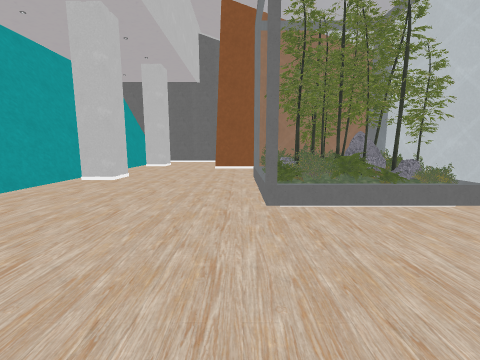
View 1 (above)

16 first-person views from a walk through a scene from a Unity 3-D project. The camera is 1.2 m above the floor, tilts 8° down and sees 90° across. The floor is counted in squares, 1 m on a side. Each view is taken from the middle of a square. On the plan, view 1 faces up. The plan holds only what a view shows up to about 12 squares ahead; the rest is blank. The place goes on beyond the plan. The player is left out. Some surface patterns are stand-ins.

View 2
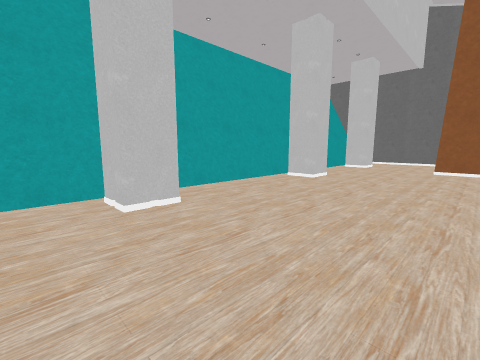

View 3
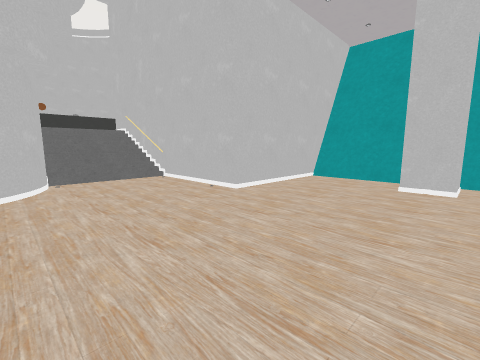

View 4
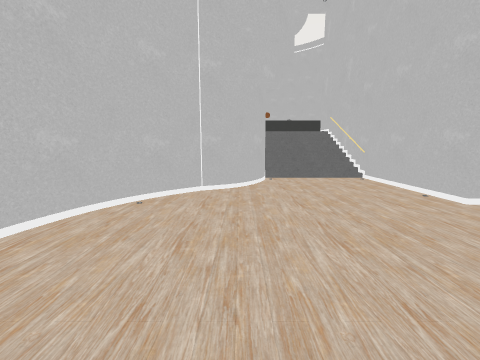

View 5
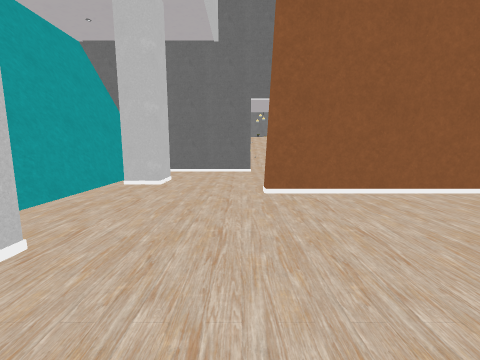

View 6
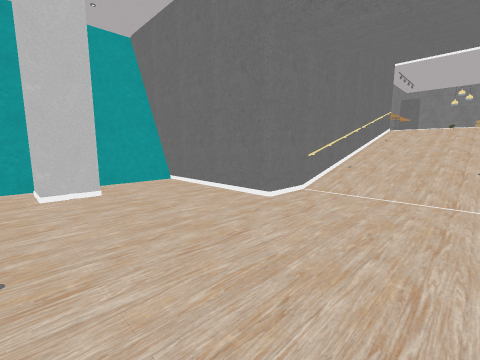

View 7
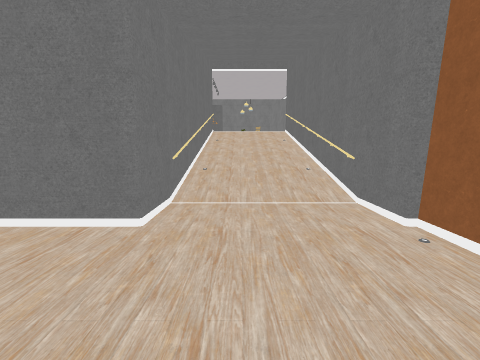

View 8
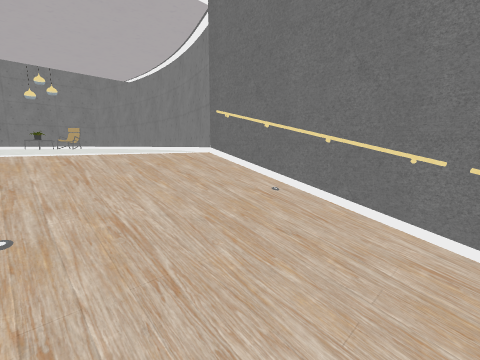

View 9
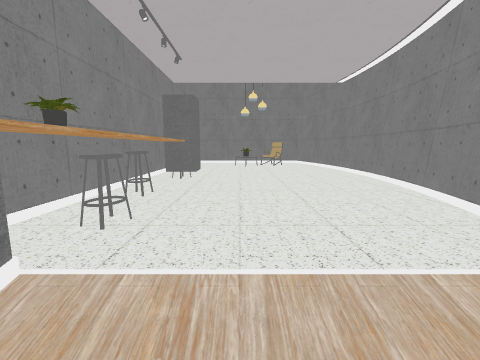

View 10
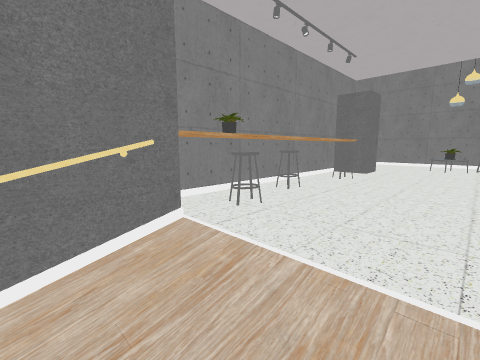

View 11
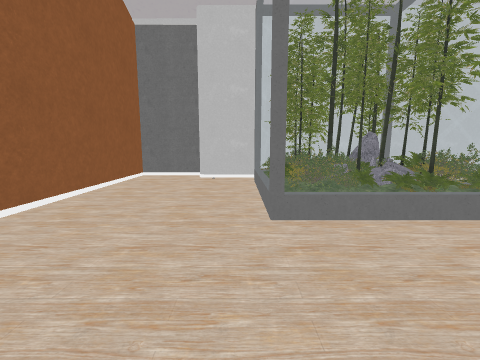

View 12
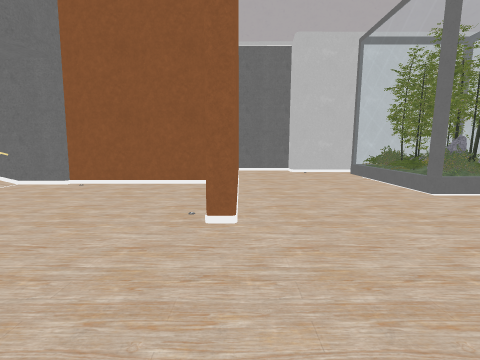

View 13
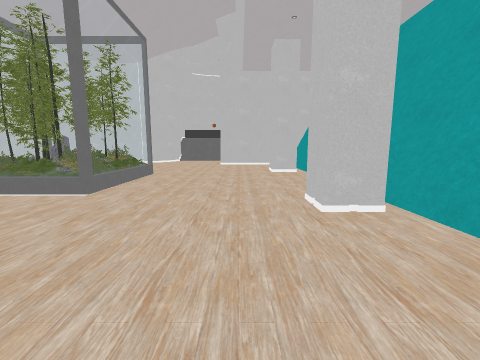

View 14
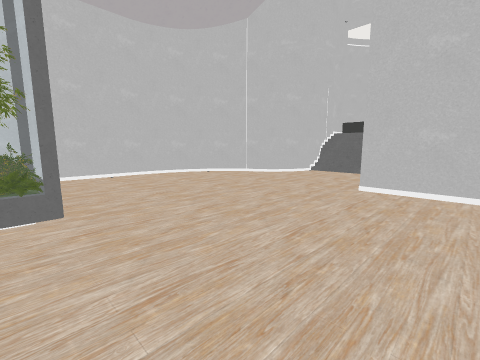

View 15
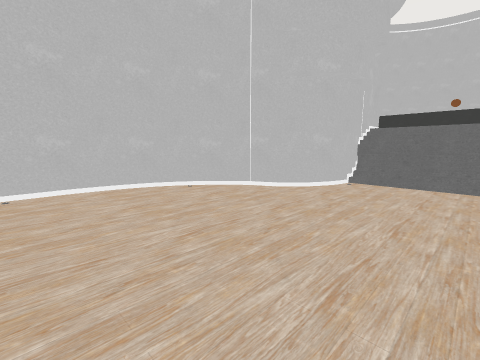

View 16
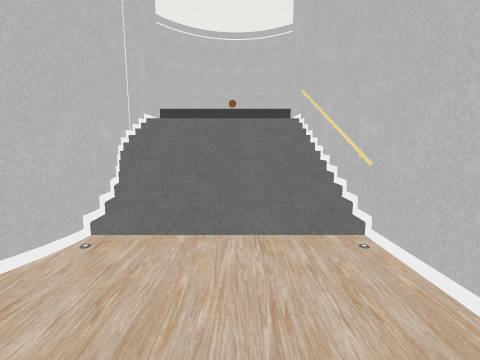

### Floor plan
Key: @ floor where view 1 was taken; # wall or solid block; . main floor; : floor 1.75 m higher than the main floor; + floor 2 m higher than the main floor; / step, stairs or slope; = window, fence, low wall or low ledge; P pillar; R railing; C chair; S stool; T pot; O other object.
Columns run from 7 left of view 1 to 7 right of it. Each row starts with its distance up from view 1.
 39           OO
 38        OCC#O
 37            O
 36      P     #
 35     #P     #
 34      S     O
 33      S     #
 32      O     #
 31      S    ##
 30     #TS   #
 29      O++++O
 28      #////#
 27      #R//R#
 26      #R//R#
 25      #R//R#
 24      #////#
 23      #O//O#
 22      #O//O#
 21      #O//O#
 20      #....#
 19 #=####....#
 18 #=........#
 17 #=........#
 16 ##P.......#
 15 #PP.......#
 14 #=........#
 13 #=....#########
 12 #=............#
 11 #=............#
 10 ##P..........##
  9 #PP..........#
  8 #=......OOOOO#
  7 #=......OOOOO#
  6 #=......O OOO#
  5 #=......OOOOO#
  4 #=......OOOO.#
  3 ##P..........#
  2 #PP..........#
  1 #=...........#
  0 #=.....@.....#
 -1 #=...........#
 -2 ######......##
 -3      #......#
 -4      #....###
 -5      #...##
 -6      #///#
 -7      R///##
 -8      R////#
 -9      R////#
-10        :::
-11          ##

Where each view was taken, in squares from view 1:
view 1: 0 up, 0 right, facing up
view 2: 0 up, 0 right, facing up-left
view 3: 3 up, 3 right, facing down-left
view 4: 3 up, 3 right, facing down
view 5: 7 up, 2 left, facing up
view 6: 14 up, 2 right, facing up-left
view 7: 15 up, 0 right, facing up
view 8: 24 up, 1 left, facing up-right
view 9: 27 up, 0 right, facing up
view 10: 27 up, 1 right, facing up-left
view 11: 9 up, 3 left, facing right
view 12: 13 up, 5 left, facing right
view 13: 14 up, 3 left, facing down
view 14: 5 up, 4 left, facing down-right
view 15: 2 up, 1 left, facing down-right
view 16: 3 down, 0 right, facing down
